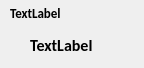
<?xml version="1.0" encoding="UTF-8"?>
<ui version="4.0">
 <class>DataRibbon</class>
 <widget class="QWidget" name="DataRibbon">
  <property name="geometry">
   <rect>
    <x>0</x>
    <y>0</y>
    <width>144</width>
    <height>68</height>
   </rect>
  </property>
  <property name="windowTitle">
   <string>Form</string>
  </property>
  <widget class="QLabel" name="dataTitle">
   <property name="geometry">
    <rect>
     <x>10</x>
     <y>3</y>
     <width>121</width>
     <height>20</height>
    </rect>
   </property>
   <property name="font">
    <font>
     <family>Calibri</family>
     <pointsize>10</pointsize>
     <weight>75</weight>
     <bold>true</bold>
    </font>
   </property>
   <property name="frameShape">
    <enum>QFrame::NoFrame</enum>
   </property>
   <property name="text">
    <string>TextLabel</string>
   </property>
  </widget>
  <widget class="QLabel" name="dataNumber">
   <property name="geometry">
    <rect>
     <x>30</x>
     <y>30</y>
     <width>81</width>
     <height>31</height>
    </rect>
   </property>
   <property name="font">
    <font>
     <family>Calibri</family>
     <pointsize>12</pointsize>
     <weight>75</weight>
     <bold>true</bold>
    </font>
   </property>
   <property name="text">
    <string>TextLabel</string>
   </property>
  </widget>
  <widget class="QPushButton" name="RibbonButton">
   <property name="geometry">
    <rect>
     <x>4</x>
     <y>2</y>
     <width>141</width>
     <height>61</height>
    </rect>
   </property>
   <property name="text">
    <string/>
   </property>
   <property name="flat">
    <bool>true</bool>
   </property>
  </widget>
 </widget>
 <resources/>
 <connections/>
</ui>
